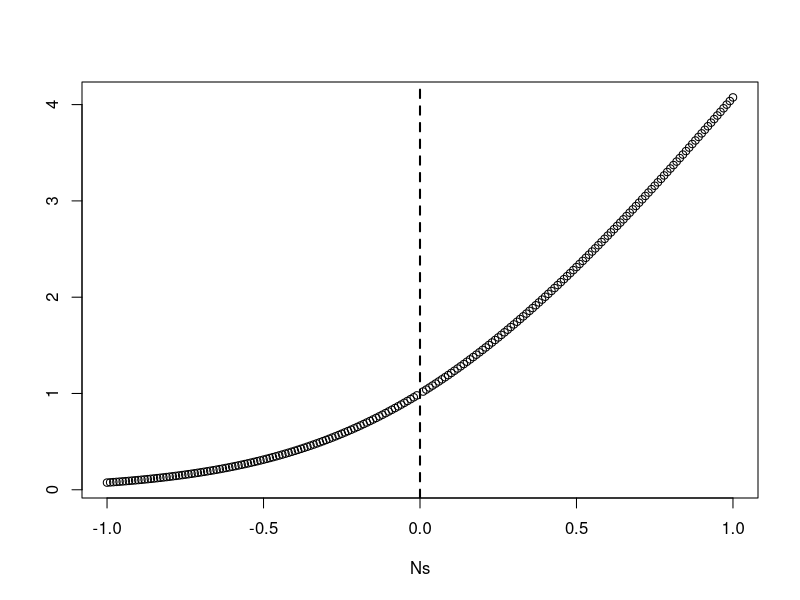
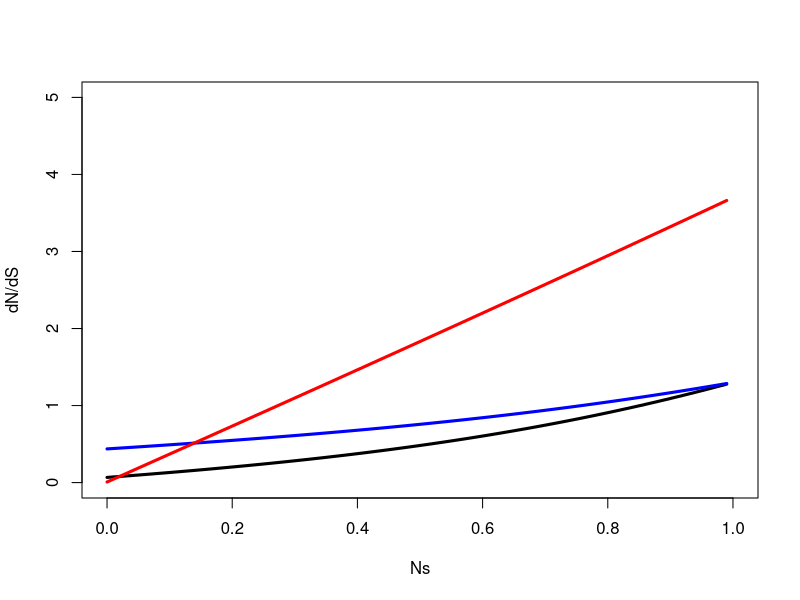

The R source for these figures, in order:
## ---- chunk 1
ns <- seq(from = -1, to =1, by=0.01)
plot(ns, 4*ns/(1 - exp(-4*ns)), xlab="Ns", ylab="")
abline(v=0, lty=2, lwd=2)
## ---- chunk 2
dnds <- function(fa=0, fd=0, N=1000, sa=1, sd=0){
  f0 <- 1 - fa - fd
  r <- f0 + 4*N*fa*sa + (4*N*fd*sd)/(1 - exp(-4*N*sd))
  return(r)
}
## ---- chunk 3
N=1000
Ns <- seq(from=-1, to=0, by=0.01)
sd <- Ns/N
Ns <- seq(from=0, to=1, by=0.01)
sa <- Ns/N
plot(Ns, dnds(fa=0.1, fd=0.9, N=N, sa=sa, sd=sd), type="l", lty=1, lwd=3, 
     xlab="Ns", ylab="dN/dS", cex.lab=1, ylim=c(0, 5))
lines(Ns, dnds(fa=0.1, fd=0.5, N=N, sa=sa, sd=sd), type="l", lty=1, lwd=3, col="blue")
lines(Ns, dnds(fa=0.9, fd=0.1, N=N, sa=sa, sd=sd), type="l", lty=1, lwd=3, col="red")
